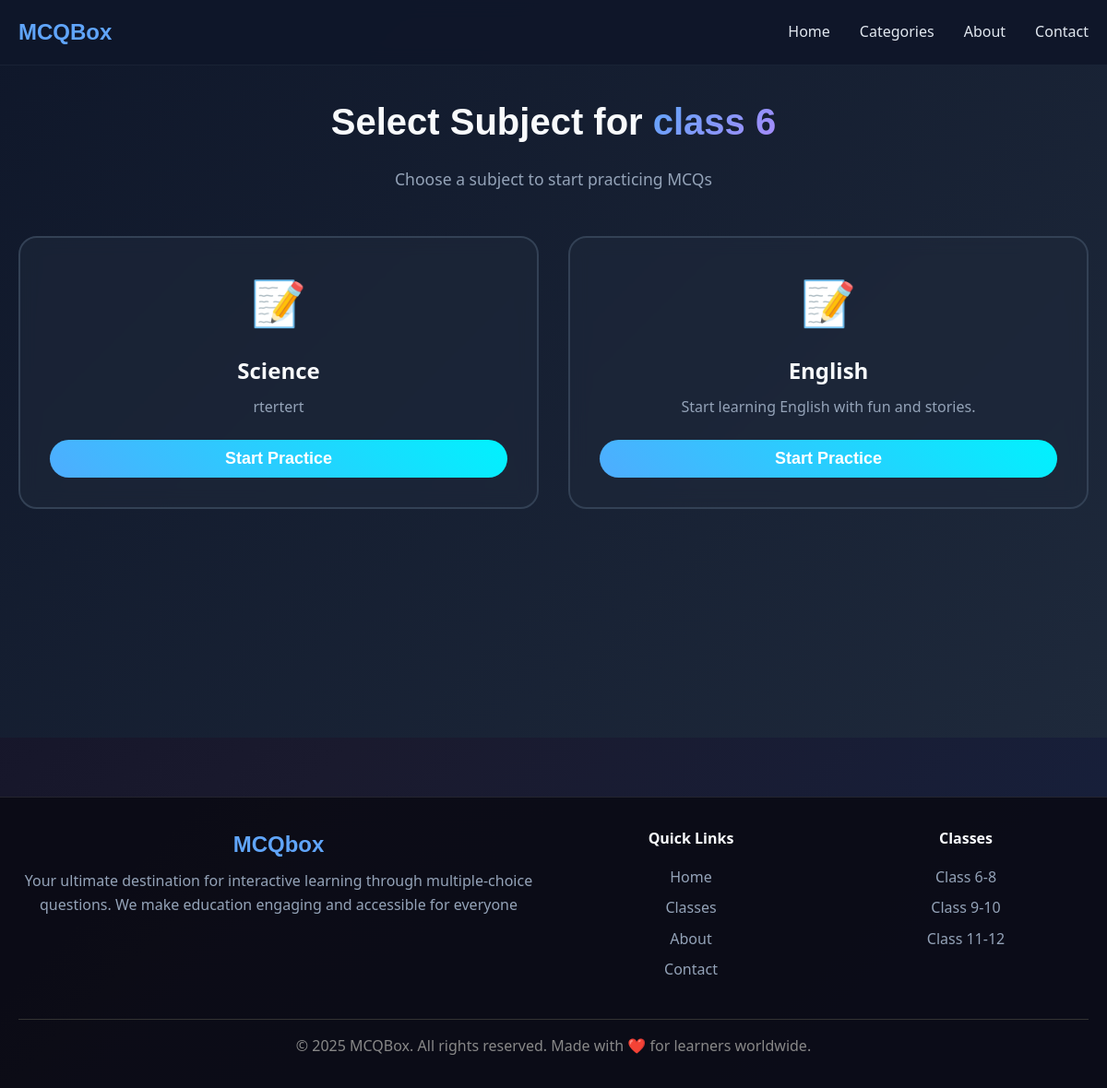
Before: /category/class-6 with the older database file.
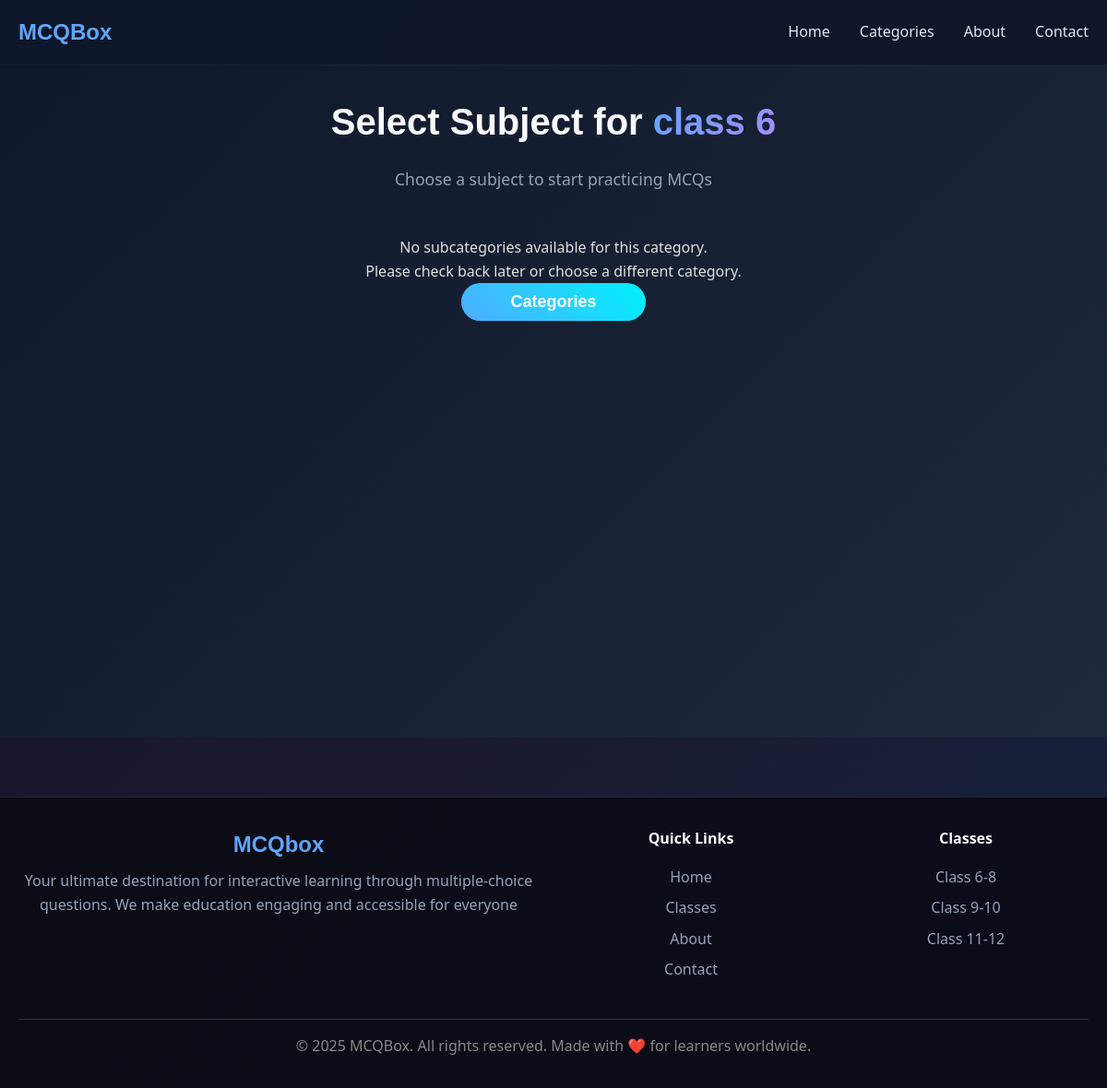
After: the same page with the newer database file.
### mcqbox/model.py (models this page shows, shortened)
class Category(db.Model):
    id = db.Column(db.Integer, primary_key=True)
    name = db.Column(db.String(50), nullable=False, unique=True)
    description = db.Column(db.String(200), nullable=True)
    created_at = db.Column(db.DateTime, server_default=db.func.now())
    updated_at = db.Column(db.DateTime, server_default=db.func.now(), onupdate=db.func.now())

class Subcategory(db.Model):
    id = db.Column(db.Integer, primary_key=True)
    name = db.Column(db.String(50), nullable=False)
    category_id = db.Column(db.Integer, db.ForeignKey('category.id'), nullable=False)
    category = db.relationship('Category', backref=db.backref('subcategories', lazy=True))
    description = db.Column(db.String(200), nullable=True)
    created_at = db.Column(db.DateTime, server_default=db.func.now())
    updated_at = db.Column(db.DateTime, server_default=db.func.now(), onupdate=db.func.now())

### mcqbox/frontend/route.py (the view)
@app.route("/category/<category_name>")
def subcategory(category_name):
    category_name = category_name.replace('-', ' ')
    category = Category.query.filter_by(name=category_name).first()
    if not category:
        return {"error": "Category not found"}, 404
    subcategories = category.subcategories if category else []
    if not subcategories:
        return render_template("subcate.html", cat = category_name, subcategories=None)
    return render_template("subcate.html", cat = category_name, subcategories=subcategories)

### mcqbox/frontend/templates/subcate.html (shortened to what this page needs)
{% from "micro/nav.html" import nav %}
{% extends "home.html" %}
{% block head %}
<link rel="stylesheet" href="{{ url_for('frontend.static', filename='css/subject.css') }}" w-tid="13">
{% endblock %}
{% block content %}
{{ nav() }}
<main class="subjects-main" w-tid="45">
  <div class="container" w-tid="47">
    <div class="subjects-header" w-tid="49">
      <h1 class="subjects-title" w-tid="55">Select Subject for <span id="class-name" w-tid="57">{{cat}}</span></h1>
      <p class="subjects-subtitle" w-tid="59">Choose a subject to start practicing MCQs</p>
    </div>
    {%if subcategories is none%}
    <div class="no-subcategories" style="text-align: center;">
      <p>No subcategories available for this category.</p>
      <p>Please check back later or choose a different category.</p>
      <a href="/category" style="text-decoration: none;"><button
          class="btn btn-primary subject-btn" style="width: 200px;">Categories</button></a>
    </div>
    {%else %}
    <div class="subjects-grid" id="subjects-grid" w-tid="61">
      {%for subcat in subcategories %}
      <a href="/category/{{cat|replace(' ', '-')}}/{{subcat['name']|replace(' ', '-')}}">
        <div class="subject-card" style="animation-delay: 0s;">
          <div class="subject-icon">📝</div>
          <h3 class="subject-name">{{subcat['name']|title}}</h3>
          <p class="subject-description">{{subcat['description']}}</p>
          <button class="btn btn-primary subject-btn">
            Start Practice
          </button>
        </div>
      </a>
      {%endfor%}
    </div>
    {%endif%}
  </div>
</main>
<footer class="footer" w-tid="271">
  <div class="container" w-tid="273">
    <div class="footer-content" w-tid="275">
      <div class="footer-brand" w-tid="277">
        <h3 w-tid="279">MCQbox</h3>
        <p w-tid="281">Your ultimate destination for interactive learning through multiple-choice questions. We make
          education engaging and accessible for everyone</p>
      </div>
      <div class="footer-links" w-tid="283">
        <div class="footer-column" w-tid="285">
          <h4 w-tid="287">Quick Links</h4>
          <a href="https://classwise-mcq-master-your-studies--cooloak59015911.on.websim.com/?v=4#home"
            w-tid="289">Home</a>
          <a href="https://classwise-mcq-master-your-studies--cooloak59015911.on.websim.com/?v=4#classes"
            w-tid="291">Classes</a>
          <a href="https://classwise-mcq-master-your-studies--cooloak59015911.on.websim.com/?v=4#about"
            w-tid="293">About</a>
          <a href="https://classwise-mcq-master-your-studies--cooloak59015911.on.websim.com/?v=4#contact"
            w-tid="295">Contact</a>
        </div>
        <div class="footer-column" w-tid="297">
          <h4 w-tid="299">Classes</h4>
          <a href="https://classwise-mcq-master-your-studies--cooloak59015911.on.websim.com/?v=4#class-6"
            w-tid="301">Class 6-8</a>
          <a href="https://classwise-mcq-master-your-studies--cooloak59015911.on.websim.com/?v=4#class-9"
            w-tid="303">Class 9-10</a>
          <a href="https://classwise-mcq-master-your-studies--cooloak59015911.on.websim.com/?v=4#class-11"
            w-tid="305">Class 11-12</a>
        </div>
      </div>
    </div>
    <div class="footer-bottom" w-tid="307">
      <p w-tid="309">© 2025 MCQBox. All rights reserved. Made with ❤️ for learners worldwide.</p>
    </div>
  </div>
</footer>
{%endblock%}

Changed rows visible on the page:
removed Subcategory: name "Science", description "rtertert"
no longer on this page (row unchanged): Subcategory: name "English", description "Start learning English with fun and stories."
Other visible differences:
text now shown: "No subcategories available for this category. Please check back later or choose a different category. Categories"
